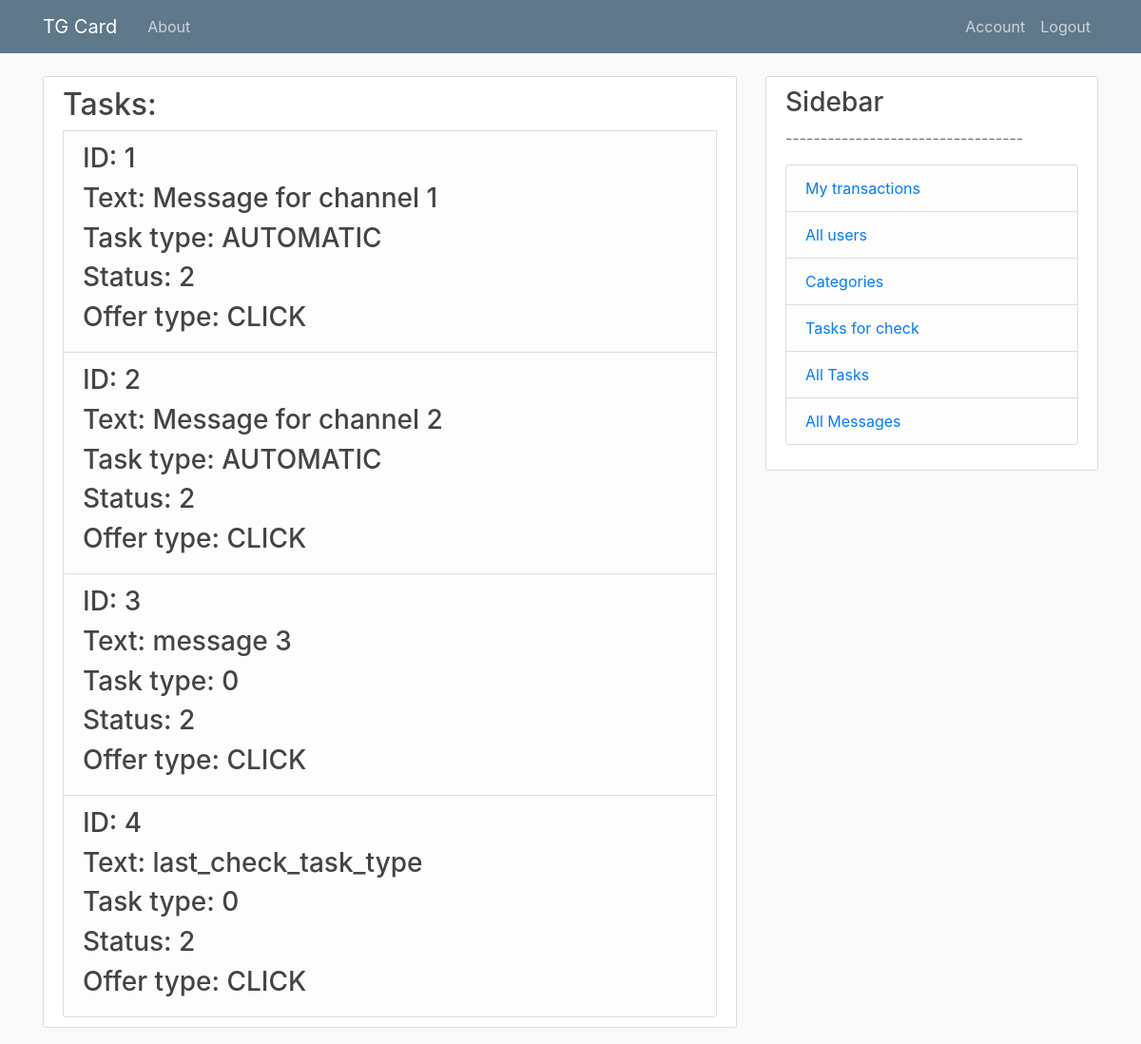
/allTasks (signed in), run on the app's committed database.
### models.py (models this page shows, shortened)
class Task(db.Model):
    id = db.Column(db.Integer, primary_key=True)
    status = db.Column(db.Integer, index=True, default=0) # new \ approved \ queued \ paused \ inactive
    taskType = db.Column(db.Integer, default=0) # AUTOMATIC \ MANUAL
    previevText = db.Column(db.String, index=True, nullable=False)
    affilId = db.Column(db.Integer, db.ForeignKey('user.id'), nullable=False)
    offerId = db.Column(db.Integer, db.ForeignKey('offer.id'), nullable=False)
    __table_args__=(UniqueConstraint('affilId', 'offerId', name='unique_offer'),)
    message_queues = db.relationship('MessageQueue', backref='task', lazy=True)
    transactions = db.relationship('Transaction', backref='task', lazy=True)

class Offer(db.Model):
    id = db.Column(db.Integer, primary_key=True)
    tgLink = db.Column(db.String, index=True, unique=True, nullable=False)
    offerType = db.Column(db.String, index=True, nullable=False) # click \ subscribe
    price = db.Column(db.Float, index=True, nullable=False)
    status = db.Column(db.Integer, index=True, nullable=False) # active \ inactive
    advertId = db.Column(db.Integer, db.ForeignKey('user.id'), nullable=False)
    tasks = db.relationship('Task', backref='offer', lazy=True)
    categoryListAdv = db.relationship('CategoryListAdv', backref='offer', lazy=True)

### routes.py (the view)
@app.route("/allTasks", methods=['GET', 'POST'])
@login_required
@moderator_access_level()
def allTasks():
    tasks = Task.query.all()
    return render_template('allTasks.html', title='TaskCheck', tasks=tasks)

### models.py (called while the page is built)
@login_manager.user_loader
def load_user(user_id):
    return User.query.get(int(user_id))

### routes.py (called while the page is built)
def moderator_access_level():
    def decorator(f):
        @wraps(f)
        def decorated_function(*args, **kwargs):
            if current_user.role != 'MODERATOR':
                return redirect(url_for('access_error_page'))
            return f(*args, **kwargs)
        return decorated_function
    return decorator

### templates/allTasks.html (shortened to what this page needs)
{% extends "layout.html" %}
{% block content %}
    <div class="content-section">
    <h2>Tasks: </h2>
    {% for task in tasks %}
    <li class="list-group-item list-group-item-light">
                <ul class="list-group">
                    <h3>ID: {{task.id}}</h3>
                    <h3>Text: {{task.previevText}}</h3>
                    <h3>Task type: {{task.taskType}}</h3>
                    <h3>Status: {{task.status}}</h3>
                    <h3>Offer type: {{task.offer.offerType}}</h3>
                </ul>
    </li>
    {% endfor %}
    </div>
{% endblock content %}

### templates/layout.html (shortened to what this page needs)
<!DOCTYPE html>
<html>
<head>
    <link rel="stylesheet" href="https://maxcdn.bootstrapcdn.com/bootstrap/4.0.0/css/bootstrap.min.css">
    <link rel="stylesheet" type="text/css" href="{{ url_for('static', filename='main.css') }}">
</head>
<body>
    <header class="site-header">
      <nav class="navbar navbar-expand-md navbar-dark bg-steel fixed-top">
        <div class="container">
          <a class="navbar-brand mr-4" href="/">TG Card</a>
          <div class="collapse navbar-collapse" id="navbarToggle">
            <div class="navbar-nav mr-auto">
              <a class="nav-item nav-link" href="{{ url_for('about') }}">About</a>
            </div>
            <div class="navbar-nav">
              {% if current_user.is_authenticated %}
                <a class="nav-item nav-link" href="{{ url_for('account') }}">Account</a>
                <a class="nav-item nav-link" href="{{ url_for('logout') }}">Logout</a>
              {% else %}
                <a class="nav-item nav-link" href="{{ url_for('login') }}">Login</a>
                <a class="nav-item nav-link" href="{{ url_for('register') }}">Register</a>
              {% endif %}
            </div>
          </div>
        </div>
      </nav>
    </header>
    <main role="main" class="container">
      <div class="row">
        <div class="col-md-8">
          {% block content %}{% endblock %}
        </div>
        {% if current_user.is_authenticated %}
        <div class="col-md-4">
          <div class="content-section">
            <h3>Sidebar</h3>
            <p class='text-muted'>----------------------------------
              <ul class="list-group">
                <li class="list-group-item list-group-item-light"><a href="/transactions">My transactions</a></li>
                {% if current_user.role == 'MODERATOR' %}
                <li class="list-group-item list-group-item-light">
                    <a href="/users_list">All users</a>
                </li>
                <li class="list-group-item list-group-item-light">
                    <a href="/category">Categories</a>
                </li>
                <li class="list-group-item list-group-item-light">
                    <a href="/taskCheck">Tasks for check</a>
                </li>
                <li class="list-group-item list-group-item-light">
                    <a href="/allTasks">All Tasks</a>
                </li>
                <li class="list-group-item list-group-item-light">
                    <a href="/messages">All Messages</a>
                </li>
                {% endif %}
              </ul>
            </p>
          </div>
        </div>
        {% endif %}
      </div>
    </main>
</body>
</html>

### static/main.css (style rules this page uses)
body { background: #fafafa; color: #333333; margin-top: 5rem; }
h1, h2, h3, h4, h5, h6 { color: #444444; }
.bg-steel { background-color: #5f788a; }
.site-header .navbar-nav .nav-link { color: #cbd5db; }
.content-section { background: #ffffff; padding: 10px 20px; border: 1px solid #dddddd; border-radius: 3px; margin-bottom: 20px; }

### data on the page
Task: id "1", previevText "Message for channel 1", taskType "AUTOMATIC", status "2", offer.offerType "CLICK"
Task: id "2", previevText "Message for channel 2", taskType "AUTOMATIC", status "2", offer.offerType "CLICK"
Task: id "3", previevText "message 3", taskType "0", status "2", offer.offerType "CLICK"
Task: id "4", previevText "last_check_task_type", taskType "0", status "2", offer.offerType "CLICK"
